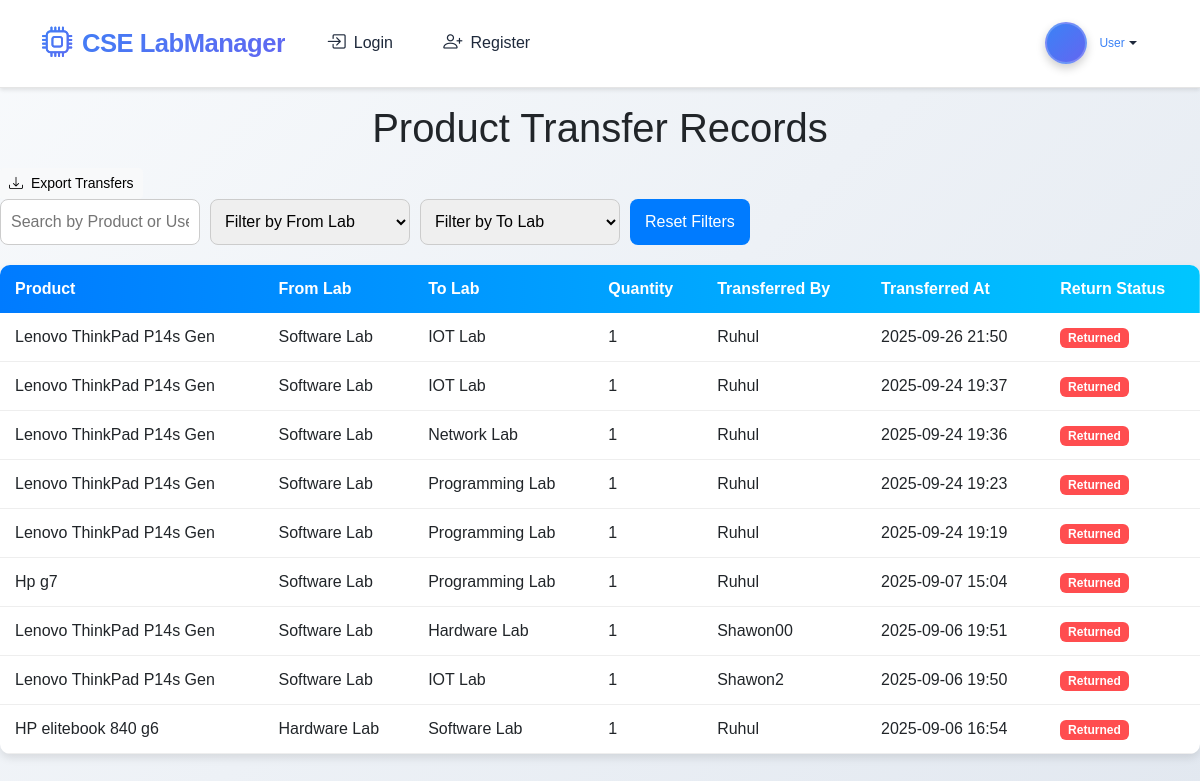
Page /lab/to/lab/ on the earlier database version.
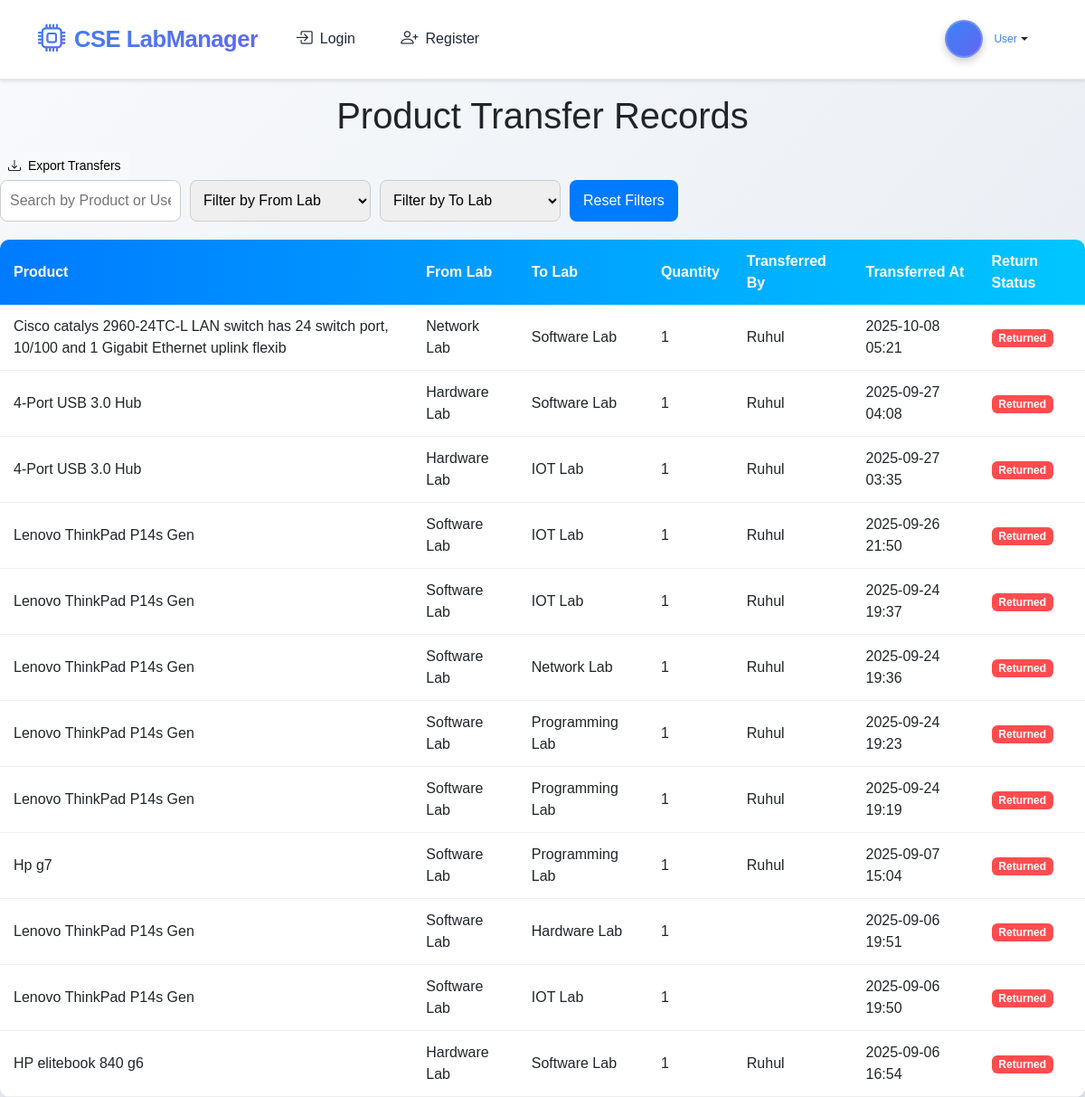
Same page on the later database version.
### app/models.py (models this page shows, shortened)
class ProductTransfer(models.Model):
    product = models.ForeignKey(Product, on_delete=models.CASCADE)
    from_lab = models.ForeignKey(Lab, on_delete=models.CASCADE, related_name="transfers_out")
    to_lab = models.ForeignKey(Lab, on_delete=models.CASCADE, related_name="transfers_in")
    quantity = models.PositiveIntegerField(default=1)  # যদি future এ multiple item থাকে
    transferred_by = models.ForeignKey(
        settings.AUTH_USER_MODEL,
        on_delete=models.SET_NULL,
        null=True,
        blank=True,
        related_name="transfers_made"
    )
    transferred_at = models.DateTimeField(auto_now_add=True)
    return_product = models.BooleanField(default=False)

class Product(models.Model):
    STATUS_CHOICES = [
        ('available', 'Available'),
        ('pending', 'Pending'),
        ('in_loan', 'In Loan'),
        ('returned', 'Returned')
    ]
    name = models.CharField(max_length=100)
    description = models.TextField(blank=True, null=True)
    image = models.ImageField(upload_to='products', null=True, blank=True)
    price = models.DecimalField(max_digits=10, decimal_places=2, null=True, blank=True)
    base_price = models.DecimalField(max_digits=10,null=True, blank=True ,decimal_places=2)
    category = models.ForeignKey(Category, on_delete=models.CASCADE)
    lab = models.ForeignKey(Lab, on_delete=models.CASCADE, related_name='products')
    status = models.CharField(max_length=20, choices=STATUS_CHOICES, default='available')
    serial_number = models.CharField(max_length=100, blank=True, null=True)
    in_stock = models.BooleanField(default=True)

class Lab(models.Model):
    name = models.CharField(max_length=100)
    description = models.TextField(blank=True, null=True)
    capacity = models.IntegerField(default=0, null=True, blank=True)
    image = models.ImageField(upload_to='labs', null=True, blank=True)
    location = models.CharField(max_length=255, blank=True, null=True)
    in_charge = models.ForeignKey(settings.AUTH_USER_MODEL, on_delete=models.SET_NULL, null=True, blank=True, related_name='labs_incharge')

class User(AbstractUser):
    is_student = models.BooleanField(default=False)
    is_teacher = models.BooleanField(default=False)
    is_hod = models.BooleanField(default=False)
    second_layer_is_student = models.BooleanField(default=False)
    semester = models.CharField(max_length=20, blank=True, null=True)
    department = models.CharField(max_length=100, blank=True, null=True)
    roll_number = models.CharField(max_length=50, blank=True, null=True)

### app/views.py (the view)
# urls.py: path('lab/to/lab/',lab_to_lab_transfer,name="lab_to_lab_transfer"),
def lab_to_lab_transfer(request):
    transfers = ProductTransfer.objects.select_related(
        'product', 'from_lab', 'to_lab', 'transferred_by'
    ).order_by('-transferred_at')
    labs = Lab.objects.all()
    context = {
        'transfers': transfers,
        'labs': labs,
    }
    return render(request, 'lab_to_lab_transfer.html', context)

### app/templates/lab_to_lab_transfer.html (shortened to what this page needs)
<!DOCTYPE html>
<html lang="en">
<head>
</head>
<body>
     {% include 'navbar.html' %}
<h1 style="margin:1rem 0">Product Transfer Records</h1>
<div class="d-flex gap-2">
    <a href="{% url 'export_transfers' %}" class="btn btn-sm btn-light">
        <i class="bi bi-download me-1"></i> Export Transfers
    </a>
</div>
<div class="filters">
    <input type="text" id="searchInput" placeholder="Search by Product or User...">
    <select id="fromLabFilter">
        <option value="">Filter by From Lab</option>
    </select>
    <select id="toLabFilter">
        <option value="">Filter by To Lab</option>
    </select>
    <button id="resetBtn" style="padding:10px 15px; border-radius:8px; border:none; background:#007bff; color:#fff; cursor:pointer;">Reset Filters</button>
</div>
<table id="transferTable">
    <thead>
        <tr>
            <th>Product</th>
            <th>From Lab</th>
            <th>To Lab</th>
            <th>Quantity</th>
            <th>Transferred By</th>
            <th>Transferred At</th>
            <th>Return Status</th>
        </tr>
    </thead>
    <tbody>
        {% for transfer in transfers %}
        <tr>
            <td>{{ transfer.product.name }}</td>
            <td>{{ transfer.from_lab.name }}</td>
            <td>{{ transfer.to_lab.name }}</td>
            <td>{{ transfer.quantity }}</td>
            <td>{{ transfer.transferred_by.username  }}</td>
            <td>{{ transfer.transferred_at|date:"Y-m-d H:i" }}</td>
            <td>
                {% if transfer.return_product %}
                    <span class="badge badge-return">Returned</span>
                {% else %}
                    <span class="badge badge-normal">Transferred</span>
                {% endif %}
            </td>
        </tr>
        {% endfor %}
    </tbody>
</table>
</body>
</html>

Differences in the rows shown:
added ProductTransfer: return_product "Returned"
added ProductTransfer: return_product "Returned"
added ProductTransfer: return_product "Returned"
changed ProductTransfer (number 10 of 12 on the later page): transferred_by.username "Shawon00" → (not shown)
changed ProductTransfer (number 11 of 12 on the later page): transferred_by.username "Shawon2" → (not shown)
